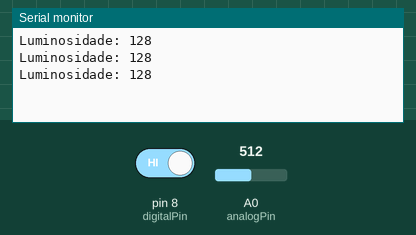
A sketch run on a simulated Arduino Uno, built with avr-gcc and run on an emulated ATmega328P. On the bench: the last lines printed to the serial monitor. Inputs (shaded band) come from the test bench; at power-on: pin 8 (digitalPin) HIGH, A0 (analogPin) = 512.

Above: at 1.3 s.
1.4 s: pin 8 (digitalPin) driven LOW
3.5 s: A0 (analogPin) set to 716
At 3.82 s:
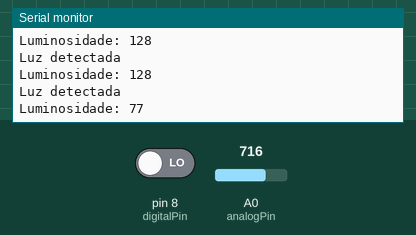
5.0 s: A0 (analogPin) set to 900
At 5.32 s:
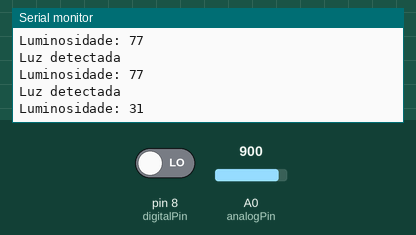
Timing chart, 0 to 8.0 s (numbered marks = the images above; inputs shaded):
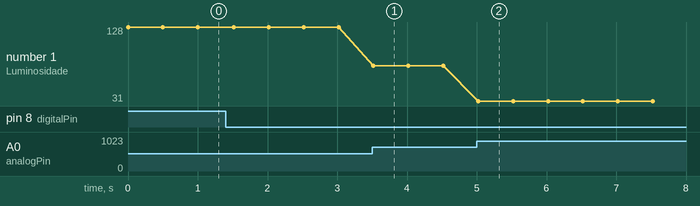

Measured:
- after the input at 3.5 s, the serial monitor: prints a new line at once (image 1)
- after the input at 5.0 s, the serial monitor: prints a new line at once (image 2)
- plotted number 1: 128 → 77 after the input at 3.5 s, 77 → 31 after the input at 5.0 s

The sketch:

Exemplo_Modulo_LDR.ino
```cpp
int digitalPin = 8;
int analogPin = A0;

void setup() {
  Serial.begin(9600);
  pinMode(digitalPin, INPUT);
}

void loop() {
  int sensorDigital = digitalRead(digitalPin);
  if (sensorDigital == 0){
    Serial.println("Luz detectada");
  }

  int leitura = analogRead(analogPin);
  int sensorAnalogico = map(leitura, 0, 1023, 255, 0);
  Serial.print("Luminosidade: ");
  Serial.println(sensorAnalogico);

  delay(500);
}
```
